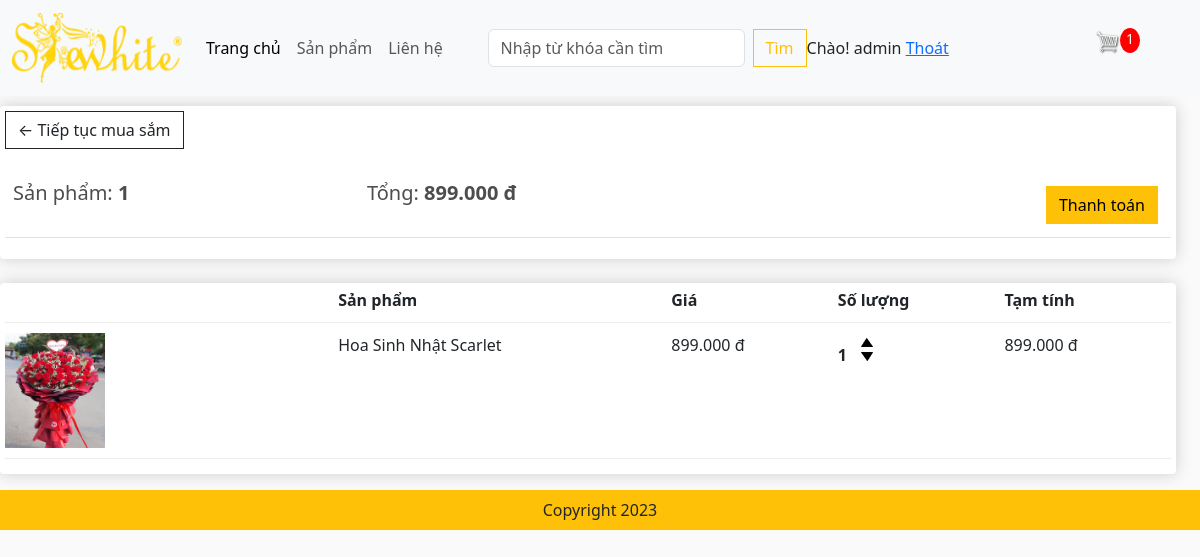
The app's page /cart/ (signed in) with its own data.
### app/models.py (models this page shows, shortened)
class Order(models.Model):
    customer = models.ForeignKey(User,on_delete=models.SET_NULL,blank=True,null=True)
    date_order = models.DateTimeField(auto_now_add=True)
    complete = models.BooleanField(default=False,null=True,blank=False)
    transaction_id = models.CharField(max_length=200,null=True)
    @property
    def get_cart_items(self):
        orderitems = self.orderitems_set.all()
        total = sum([item.quantity for item in orderitems])
        return total
    def get_cart_total(self):
        orderitems = self.orderitems_set.all()
        total = sum([item.get_total for item in orderitems])
        return total

class OrderItems(models.Model):
    product = models.ForeignKey(Product,on_delete=models.SET_NULL,blank=True,null=True)
    order = models.ForeignKey(Order,on_delete=models.SET_NULL,blank=True,null=True)
    quantity = models.IntegerField(default=0,null=True,blank=True)
    date_added = models.DateTimeField(auto_now_add=True)
    @property
    def get_total(self):
        total = self.product.price * self.quantity
        return total

class Product(models.Model):
    name = models.CharField(max_length=200,null=True)
    price = models.FloatField()
    image = models.ImageField(null=True,blank=True)
    digital = models.BooleanField(default=False,null=True,blank=False)
    detail = models.TextField(null=True,blank=True)
    @property
    def ImageURL(self):
        try:
            url = self.image.url
        except:
            url = ''
        return url

### app/views.py (the view)
# urls.py: path('cart/', views.cart, name="cart"),
def cart(request):
    if request.user.is_authenticated:
        customer = request.user
        order, created = Order.objects.get_or_create(customer = customer, complete = False)
        items = order.orderitems_set.all()
        cartItems = order.get_cart_items
        user_not_login = "hidden"
        user_login = "show"
    else:
        items = [],
        order = {'get_cart_items':0, 'get_cart_total':0, 'shipping':False}
        cartItems = order['get_cart_items']
        user_not_login = "show"
        user_login = "hidden"
    context = {'items':items, 'order':order,'cartItems':cartItems,'user_not_login':user_not_login,'user_login':user_login}
    return render(request,'app/cart.html', context)

### app/templates/app/cart.html
{% extends 'app/base.html' %}
{% load static %}
{% block cart-content %}
<div class="row" style="width:100%">
	<div class="col-lg-12">
		<div class="box-element">
			<a  class="btn btn-outline-dark" href="{%url 'home' %}">&#x2190; Tiếp tục mua sắm</a>
			<br>
			<br>
			<table class="table">
				<tr>
					<th><h5>Sản phẩm: <strong>{{order.get_cart_items}}</strong></h5></th>
					<th><h5>Tổng:<strong> {{order.get_cart_total | floatformat:3}} đ</strong></h5></th>
					<th>
						<a  style="float:right; margin:5px;" class="btn btn-warning" href="{% url 'checkout' %}">Thanh toán</a>
					</th>
				</tr>
			</table>
		</div>
		<br>
		<div class="box-element">
			<div class="cart-row">
				<div style="flex:2"></div>
				<div style="flex:2"><strong>Sản phẩm</strong></div>
				<div style="flex:1"><strong>Giá</strong></div>
				<div style="flex:1"><strong>Số lượng</strong></div>
				<div style="flex:1"><strong>Tạm tính</strong></div>
			</div>
			{% for item in items %}
			<div class="cart-row">
				<div style="flex:2"><img class="row-image" src="{{item.product.ImageURL}}"></div>
				<div style="flex:2"><p>{{item.product.name}}</p></div>
				<div style="flex:1"><p>{{item.product.price | floatformat:3}} đ</p></div>
				<div style="flex:1">
					<p class="quantity">{{item.quantity}}</p>
					<div class="quantity">
						<img data-product={{item.product.id}} data-action="add" class="chg-quantity update-cart" src="{% static 'app/images/arrow-up.png' %}">
						<img data-product={{item.product.id}} data-action="remove" class="chg-quantity update-cart" src="{% static 'app/images/arrow-down.png' %}">
					</div>
				</div>
				<div style="flex:1"><p>{{item.get_total | floatformat:3}} đ</p></div>
			</div>
            {% endfor %}
		</div>
	</div>
</div>
{% endblock cart-content %}

### app/templates/app/base.html (shortened to what this page needs)
<!DOCTYPE html>
{% load static %}
<html lang="en">
<head>
    <link href="https://cdn.jsdelivr.net/npm/bootstrap@5.3.1/dist/css/bootstrap.min.css" rel="stylesheet" />
    <link href="{%static 'app/css/style.css' %}" rel="stylesheet" />
    <link href="{%static 'app/css/owl.carousel.min.css' %}" rel="stylesheet" />
    <link href="{%static 'app/css/all.min.css' %}" rel="stylesheet" />
    <link href="{%static 'app/css/main.css' %}" rel="stylesheet" />
</head>
<body>
  <nav class="navbar navbar-expand-lg bg-body-tertiary">
      <div class="container-fluid">
        <a class="navbar-brand" href="{%url 'home' %}">
            <img src="{%static 'app/images/shewhite.png' %}" width="170" height="70" alt="shewhite">
        </a>
        <div class="collapse navbar-collapse" id="navbarSupportedContent">
          <ul class="navbar-nav me-auto mb-2 mb-lg-0">
            <li class="nav-item">
              <a class="nav-link active" aria-current="page" href="{%url 'home' %}">Trang chủ</a>
            </li>
            <li class="nav-item">
              <a class="nav-link" href="#">Sản phẩm</a>
            </li>
           <li class="nav-item">
              <a class="nav-link" href="#">Liên hệ</a>
            </li>
          </ul>
          <form class="d-flex" role="search" method=POST action= "{% url 'search' %}">
            <input class="form-control me-2" type="search" placeholder="Nhập từ khóa cần tìm" aria-label="Search" name="searched">
            <button class="btn btn-outline-warning" type="submit">Tìm</button>
          </form>
        </div>
            <div class="form-inline my-2 my-lg-0" style="visibility: {{user_login}}">
                <span>Chào! {{request.user}}</span>
                <span><a href="{% url 'logout' %} "> Thoát </a></span>
            </div>
          <div class="form-inline my-2 my-lg-0 mx-5">
                <a href="{% url 'cart' %}"> <img id='cart-icon' src="{% static 'images/cart.png' %}" /></a>
               <p id='cart-total'>{{cartItems}}</p>
           </div>
      </div>
    </nav>
    {% block cart-content %} {% endblock cart-content %}
    <footer class="container--fluid bg-warning text-center fixed-bottom p-2 mt-3 footer ">
        Copyright 2023
    </footer>
</body>
</html>

### app/static/app/css/main.css (style rules this page uses)
body { background-color: hsl(0, 0%, 98%); }
h1,h2,h3,h4,h5,h6 { color:hsl(0, 0%, 30%); }
.box-element { box-shadow:hsl(0, 0%, 80%) 0 0 16px; background-color: #fff; border-radius: 4px; padding: 5px; }
#cart-icon { width:25px; display: inline-block; margin-left: 15px; }
#cart-total { display: block; text-align: center; color:#fff; background-color: red; width: 20px; height: 25px; border-radius: 50%; font-size: 14px; float:right }
.col-lg-3, .col-lg-4, .col-lg-6, .col-lg-8, .col-lg-12 { margin-top: 10px; }
.btn { border-radius: 0; }
.row-image { width: 100px; }
.cart-row { display: flex; align-items: flex-stretch; padding-bottom: 10px; margin-bottom: 10px; border-bottom: 1px solid #ececec; }
.quantity { display: inline-block; font-weight: 700; padding-right:10px; }
.chg-quantity { width: 12px; cursor: pointer; display: block; margin-top: 5px; transition:.1s; }
.footer { position:relative }

### records on screen
Order: get_cart_items "1", get_cart_total "899.000"
OrderItems: product.ImageURL (picture), product.name "Hoa Sinh Nhật Scarlet", product.price "899.000", quantity "1", get_total "899.000"

### other values on screen
{{ request.user }} "admin"
{{ cartItems }} "1"
